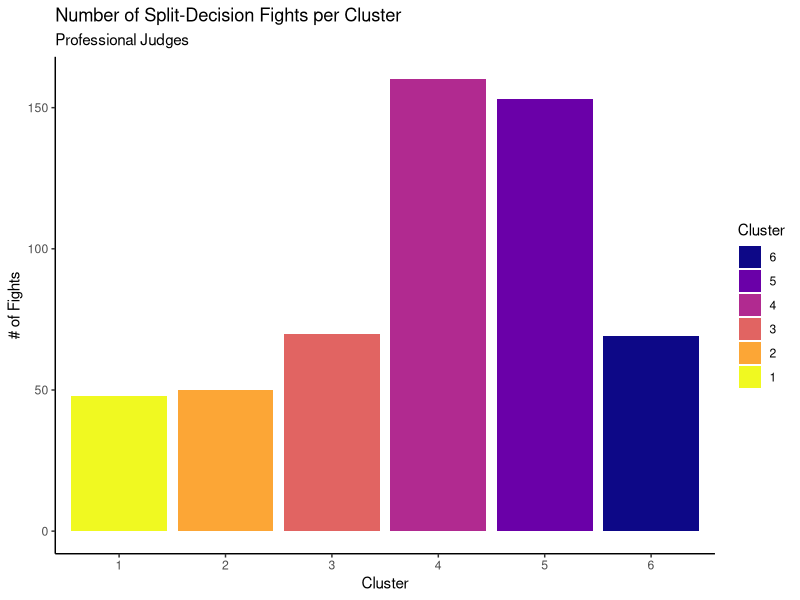
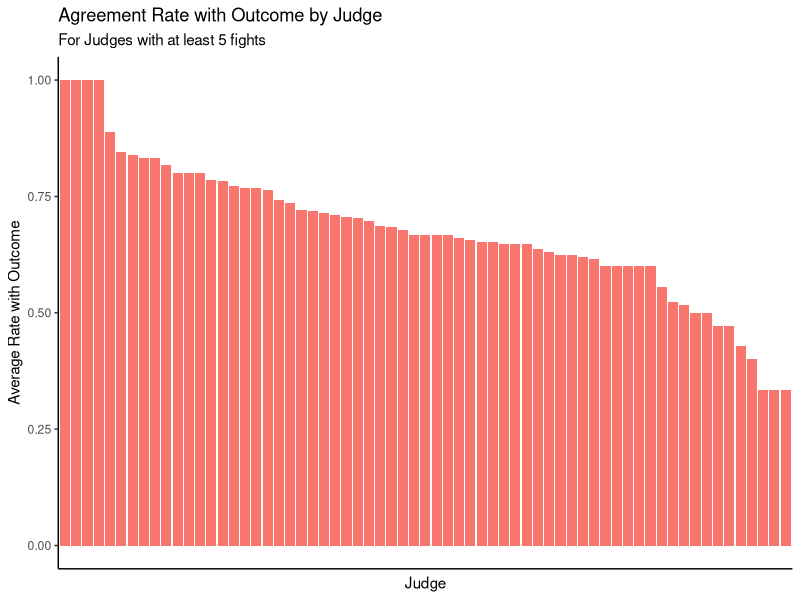
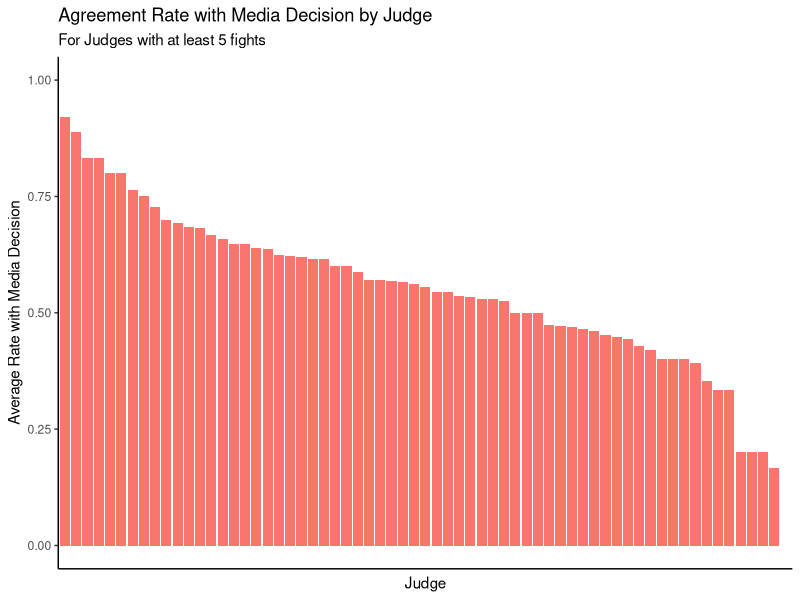
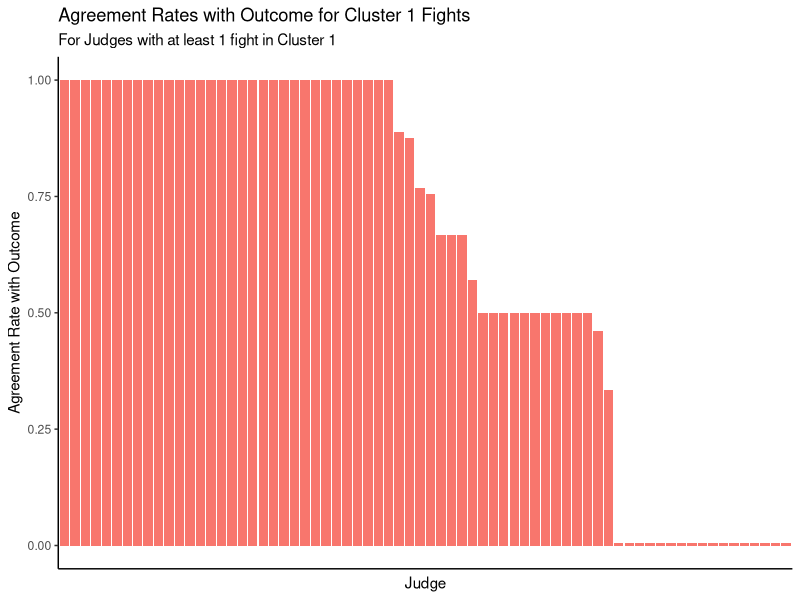
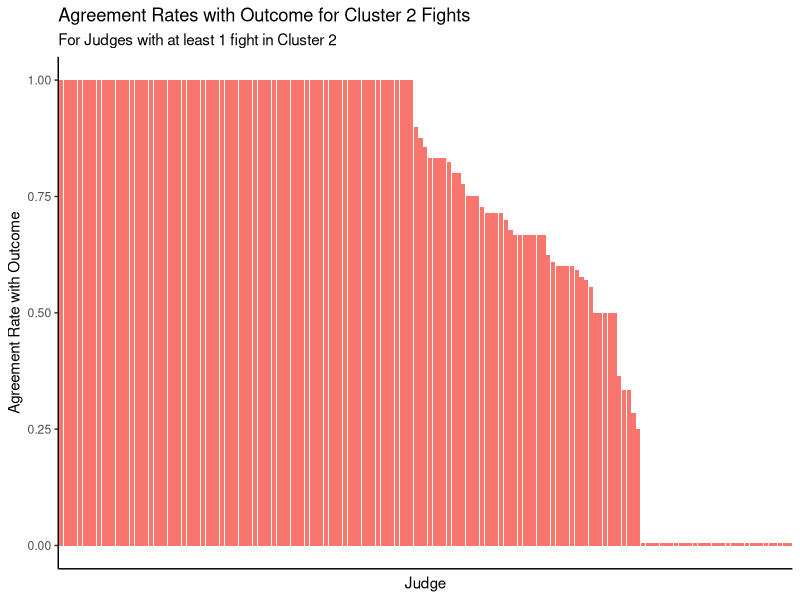
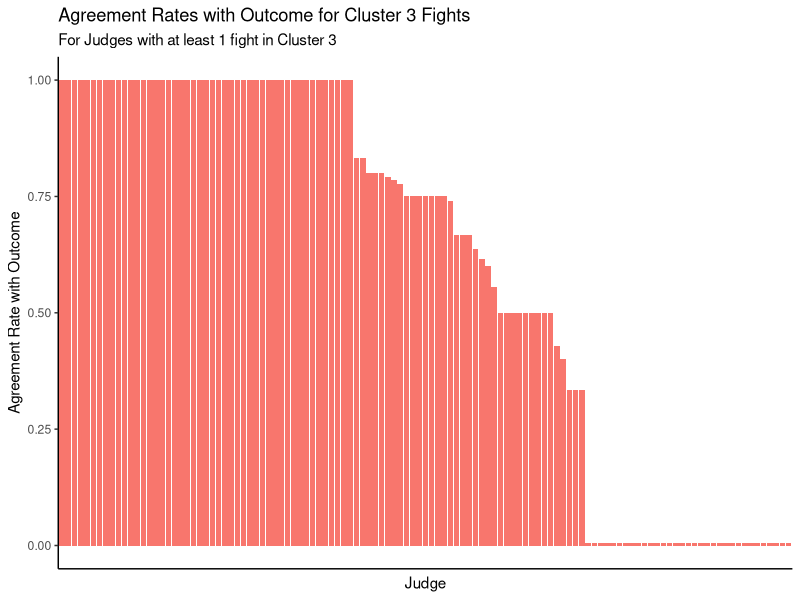
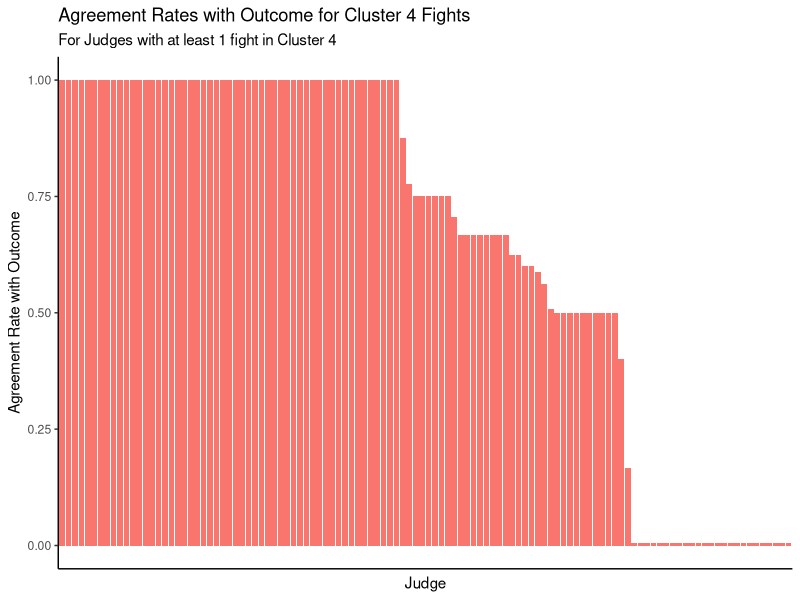
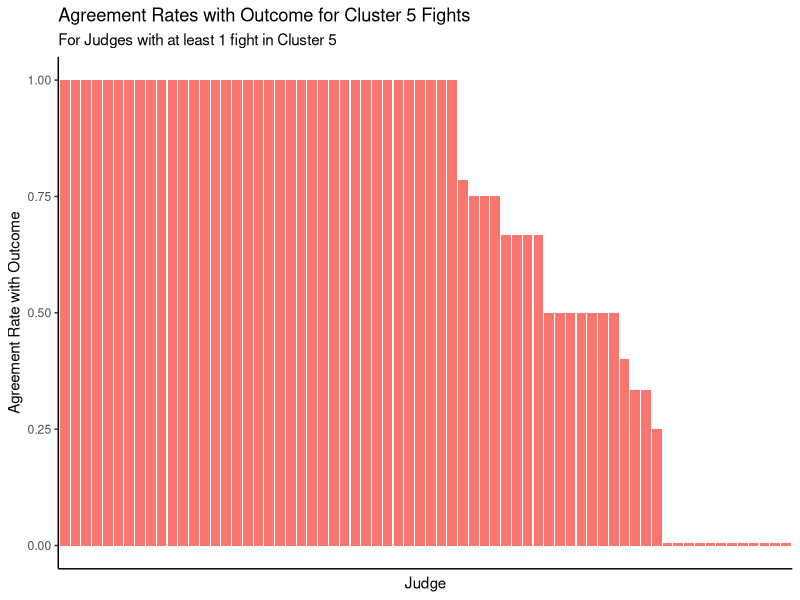

The R source for these figures, in order:
library(tidyverse)
library(readxl)
library(ggplot2)
library(ggsci)
library(cowplot)
library(reshape2)
library(viridis)
################################################################################
setwd("~/Documents/MIT/15.285_Sports_Analytics/Sports")
################################################################################
### Judge IDs
ids <- read_csv("unique_judges.csv")
names(ids) <- c("ID", "Judge Name")

media_df <- data.frame(ID=-1,
                       Judge_Name="Media")
names(media_df) <- c("ID", "Judge Name")

ids <- rbind(ids, media_df)
rm(media_df)

### average_agreements.csv -> judge agreement with fight outcome
agreements <- read_csv("average_agreements.csv")
agreements <- agreements[, -1]
agreements <- merge(x=ids %>% filter(`Judge Name` != "Media"),
                    y=agreements,
                    on="Judge Name")

### average_agreements_media.csv -> judge agreement with media
media_agreements <- read_csv("average_agreements_media.csv")
media_agreements <- media_agreements[, -1]
media_agreements <- merge(x=ids %>% filter(`Judge Name` != "Media"),
                          y=media_agreements,
                          on="Judge Name")

### analysis.csv -> table of statistics of fights (w/ cluster numbers)
analysis <- read_csv("analysis.csv")
analysis <- analysis[, -1]

### judges_stats_per_cluster.csv -> judge agreement stats per cluster
judge_stats <- read_csv("judges_stats_per_cluster.csv")
judge_stats <- judge_stats[, -1]
judge_stats <- merge(x=ids,
                     y=judge_stats,
                     by.x="Judge Name",
                     by.y="Judge")
################################################################################
### Number of Fights by Cluster
ggplot(data=analysis %>% mutate(Cluster = Cluster+1), aes(x=as.factor(Cluster), group=as.factor(Cluster), fill=as.factor(reorder(Cluster, desc(Cluster))))) +
    geom_bar() +
    scale_fill_viridis(option="plasma", discrete=TRUE) +
    labs(x="Cluster",
         y="# of Fights",
         fill="Cluster",
         title="Number of Split-Decision Fights per Cluster",
         subtitle="Professional Judges") +
    theme_classic()
ggsave(filename="professional_judge_votes_histogram.png", path="figures")

### Graph for % Agreement of Outcome by Judge
agreements_plot <- agreements %>%
    filter(Count >= 5)
ggplot(data=agreements_plot, aes(x=as.factor(reorder(ID, desc(Average_Agreement))), y=Average_Agreement, fill="Red")) +
    geom_col() +
    theme_classic() +
    theme(legend.position="none",
          axis.text.x=element_blank(),
          axis.ticks.x=element_blank()) +
    labs(x="Judge",
         y="Average Rate with Outcome",
         title="Agreement Rate with Outcome by Judge",
         subtitle="For Judges with at least 5 fights") +
    ylim(0, 1)
ggsave(filename="agreement_rate_by_judge_outcome_all_clusters.png", path="figures")

### Graph for % Agreement of Media by Judge
media_agreements_plot <- media_agreements %>%
    filter(Count >= 5)
ggplot(data=media_agreements_plot, aes(x=as.factor(reorder(ID, desc(Average_Agreement))), y=Average_Agreement, fill="Red")) +
    geom_col() +
    theme_classic() +
    theme(legend.position="none",
          axis.text.x=element_blank(),
          axis.ticks.x=element_blank()) +
    labs(x="Judge",
         y="Average Rate with Media Decision",
         title="Agreement Rate with Media Decision by Judge",
         subtitle="For Judges with at least 5 fights") +
    ylim(0, 1)
ggsave(filename="agreement_rate_by_judge_media_all_clusters.png", path="figures")

### Graph for % Agreement of Outcome by Judge, by Cluster
# Cluster 1
ggplot(data=judge_stats %>%
           filter(Cluster_0_Prop != -1) %>%
           mutate(Cluster_0_Prop = ifelse(Cluster_0_Prop == 0, 0.005, Cluster_0_Prop)),
       aes(x=as.factor(reorder(ID, desc(Cluster_0_Prop))),
           y=Cluster_0_Prop,
           fill="Red")) +
    geom_col() +
    theme_classic() +
    theme(legend.position="none",
          axis.text.x=element_blank(),
          axis.ticks.x=element_blank()) +
    labs(x="Judge",
         y="Agreement Rate with Outcome",
         title="Agreement Rates with Outcome for Cluster 1 Fights",
         subtitle="For Judges with at least 1 fight in Cluster 1")
ggsave(filename="agreement_rate_by_judge_outcome_cluster_1.png", path="figures")

# Cluster 2
ggplot(data=judge_stats %>%
            filter(Cluster_1_Prop != -1) %>%
            mutate(Cluster_1_Prop = ifelse(Cluster_1_Prop == 0, 0.005, Cluster_1_Prop)),
       aes(x=as.factor(reorder(ID, desc(Cluster_1_Prop))),
           y=Cluster_1_Prop,
           fill="Red")) +
    geom_col() +
    theme_classic() +
    theme(legend.position="none",
          axis.text.x=element_blank(),
          axis.ticks.x=element_blank()) +
    labs(x="Judge",
         y="Agreement Rate with Outcome",
         title="Agreement Rates with Outcome for Cluster 2 Fights",
         subtitle="For Judges with at least 1 fight in Cluster 2")
ggsave(filename="agreement_rate_by_judge_outcome_cluster_2.png", path="figures")

# Cluster 3
ggplot(data=judge_stats %>%
           filter(Cluster_2_Prop != -1) %>%
           mutate(Cluster_2_Prop = ifelse(Cluster_2_Prop == 0, 0.005, Cluster_2_Prop)),
       aes(x=as.factor(reorder(ID, desc(Cluster_2_Prop))),
           y=Cluster_2_Prop,
           fill="Red")) +
    geom_col() +
    theme_classic() +
    theme(legend.position="none",
          axis.text.x=element_blank(),
          axis.ticks.x=element_blank()) +
    labs(x="Judge",
         y="Agreement Rate with Outcome",
         title="Agreement Rates with Outcome for Cluster 3 Fights",
         subtitle="For Judges with at least 1 fight in Cluster 3")
ggsave(filename="agreement_rate_by_judge_outcome_cluster_3.png", path="figures")

# Cluster 4
ggplot(data=judge_stats %>%
           filter(Cluster_3_Prop != -1) %>%
           mutate(Cluster_3_Prop = ifelse(Cluster_3_Prop == 0, 0.005, Cluster_3_Prop)),
       aes(x=as.factor(reorder(ID, desc(Cluster_3_Prop))),
           y=Cluster_3_Prop,
           fill="Red")) +
    geom_col() +
    theme_classic() +
    theme(legend.position="none",
          axis.text.x=element_blank(),
          axis.ticks.x=element_blank()) +
    labs(x="Judge",
         y="Agreement Rate with Outcome",
         title="Agreement Rates with Outcome for Cluster 4 Fights",
         subtitle="For Judges with at least 1 fight in Cluster 4")
ggsave(filename="agreement_rate_by_judge_outcome_cluster_4.png", path="figures")

# Cluster 5
ggplot(data=judge_stats %>%
           filter(Cluster_4_Prop != -1) %>%
           mutate(Cluster_4_Prop = ifelse(Cluster_4_Prop == 0, 0.005, Cluster_4_Prop)),
       aes(x=as.factor(reorder(ID, desc(Cluster_4_Prop))),
           y=Cluster_4_Prop,
           fill="Red")) +
    geom_col() +
    theme_classic() +
    theme(legend.position="none",
          axis.text.x=element_blank(),
          axis.ticks.x=element_blank()) +
    labs(x="Judge",
         y="Agreement Rate with Outcome",
         title="Agreement Rates with Outcome for Cluster 5 Fights",
         subtitle="For Judges with at least 1 fight in Cluster 5")
ggsave(filename="agreement_rate_by_judge_outcome_cluster_5.png", path="figures")

# Cluster 6
ggplot(data=judge_stats %>%
           filter(Cluster_5_Prop != -1) %>%
           mutate(Cluster_5_Prop = ifelse(Cluster_5_Prop == 0, 0.005, Cluster_5_Prop)),
       aes(x=as.factor(reorder(ID, desc(Cluster_5_Prop))),
           y=Cluster_5_Prop,
           fill="Red")) +
    geom_col() +
    theme_classic() +
    theme(legend.position="none",
          axis.text.x=element_blank(),
          axis.ticks.x=element_blank()) +
    labs(x="Judge",
         y="Agreement Rate with Outcome",
         title="Agreement Rates with Outcome for Cluster 6 Fights",
         subtitle="For Judges with at least 1 fight in Cluster 6")
ggsave(filename="agreement_rate_by_judge_outcome_cluster_6.png", path="figures")

### Graph for % Agreement of Media by Judge, by Cluster
# Cluster 1
ggplot(data=judge_stats %>%
           filter(Cluster_0_Prop_media != -1) %>%
           mutate(Cluster_0_Prop_media = ifelse(Cluster_0_Prop_media == 0, 0.005, Cluster_0_Prop_media)),
       aes(x=as.factor(reorder(ID, desc(Cluster_0_Prop_media))),
           y=Cluster_0_Prop_media,
           fill="Red")) +
    geom_col() +
    theme_classic() +
    theme(legend.position="none",
          axis.text.x=element_blank(),
          axis.ticks.x=element_blank()) +
    labs(x="Judge",
         y="Agreement Rate with Media Decision",
         title="Agreement Rates with Media Decision for Cluster 1 Fights",
         subtitle="For Judges with at least 1 fight in Cluster 1")
ggsave(filename="agreement_rate_by_judge_media_cluster_1.png", path="figures")

# Cluster 2
ggplot(data=judge_stats %>%
           filter(Cluster_1_Prop_media != -1) %>%
           mutate(Cluster_1_Prop_media = ifelse(Cluster_1_Prop_media == 0, 0.005, Cluster_1_Prop_media)),
       aes(x=as.factor(reorder(ID, desc(Cluster_1_Prop_media))),
           y=Cluster_1_Prop_media,
           fill="Red")) +
    geom_col() +
    theme_classic() +
    theme(legend.position="none",
          axis.text.x=element_blank(),
          axis.ticks.x=element_blank()) +
    labs(x="Judge",
         y="Agreement Rate with Media Decision",
         title="Agreement Rates with Media Decision for Cluster 2 Fights",
         subtitle="For Judges with at least 1 fight in Cluster 2")
ggsave(filename="agreement_rate_by_judge_media_cluster_2.png", path="figures")

# Cluster 3
ggplot(data=judge_stats %>%
           filter(Cluster_2_Prop_media != -1) %>%
           mutate(Cluster_2_Prop_media = ifelse(Cluster_2_Prop_media == 0, 0.005, Cluster_2_Prop_media)),
       aes(x=as.factor(reorder(ID, desc(Cluster_2_Prop_media))),
           y=Cluster_2_Prop_media,
           fill="Red")) +
    geom_col() +
    theme_classic() +
    theme(legend.position="none",
          axis.text.x=element_blank(),
          axis.ticks.x=element_blank()) +
    labs(x="Judge",
         y="Agreement Rate with Media Decision",
         title="Agreement Rates with Media Decision for Cluster 3 Fights",
         subtitle="For Judges with at least 1 fight in Cluster 3")
ggsave(filename="agreement_rate_by_judge_media_cluster_3.png", path="figures")

# Cluster 4
ggplot(data=judge_stats %>%
           filter(Cluster_3_Prop_media != -1) %>%
           mutate(Cluster_3_Prop_media = ifelse(Cluster_3_Prop_media == 0, 0.005, Cluster_3_Prop_media)),
       aes(x=as.factor(reorder(ID, desc(Cluster_3_Prop_media))),
           y=Cluster_3_Prop_media,
           fill="Red")) +
    geom_col() +
    theme_classic() +
    theme(legend.position="none",
          axis.text.x=element_blank(),
          axis.ticks.x=element_blank()) +
    labs(x="Judge",
         y="Agreement Rate with Media Decision",
         title="Agreement Rates with Media Decision for Cluster 4 Fights",
         subtitle="For Judges with at least 1 fight in Cluster 4")
ggsave(filename="agreement_rate_by_judge_media_cluster_4.png", path="figures")

# Cluster 5
ggplot(data=judge_stats %>%
           filter(Cluster_4_Prop_media != -1) %>%
           mutate(Cluster_4_Prop_media = ifelse(Cluster_4_Prop_media == 0, 0.005, Cluster_4_Prop_media)),
       aes(x=as.factor(reorder(ID, desc(Cluster_4_Prop_media))),
           y=Cluster_4_Prop_media,
           fill="Red")) +
    geom_col() +
    theme_classic() +
    theme(legend.position="none",
          axis.text.x=element_blank(),
          axis.ticks.x=element_blank()) +
    labs(x="Judge",
         y="Agreement Rate with Media Decision",
         title="Agreement Rates with Media Decision for Cluster 5 Fights",
         subtitle="For Judges with at least 1 fight in Cluster 5")
ggsave(filename="agreement_rate_by_judge_media_cluster_5.png", path="figures")

# Cluster 6
ggplot(data=judge_stats %>%
           filter(Cluster_5_Prop_media != -1) %>%
           mutate(Cluster_5_Prop_media = ifelse(Cluster_5_Prop_media == 0, 0.005, Cluster_5_Prop_media)),
       aes(x=as.factor(reorder(ID, desc(Cluster_5_Prop_media))),
           y=Cluster_5_Prop_media,
           fill="Red")) +
    geom_col() +
    theme_classic() +
    theme(legend.position="none",
          axis.text.x=element_blank(),
          axis.ticks.x=element_blank()) +
    labs(x="Judge",
         y="Agreement Rate with Media Decision",
         title="Agreement Rates with Media Decision for Cluster 6 Fights",
         subtitle="For Judges with at least 1 fight in Cluster 6")
ggsave(filename="agreement_rate_by_judge_media_cluster_6.png", path="figures")

### Graph for % Agreement of Media, by Cluster
media_plot <- judge_stats %>%
    filter(`Judge Name` == "Media") %>%
    melt() %>%
    mutate(Cluster=if_else(grepl("_0_", variable, fixed=TRUE), 1,
                   if_else(grepl("_1_", variable, fixed=TRUE), 2,
                   if_else(grepl("_2_", variable, fixed=TRUE), 3,
                   if_else(grepl("_3_", variable, fixed=TRUE), 4,
                   if_else(grepl("_4_", variable, fixed=TRUE), 5,
                   if_else(grepl("_5_", variable, fixed=TRUE), 6, -1)))))),
           type=if_else(grepl("_Count", variable, fixed=TRUE), "Count",
                if_else(grepl("_Prop_media", variable, fixed=TRUE), "Prop_Media",
                if_else(grepl("_Prop", variable, fixed=TRUE), "Prop", "Other")))) %>%
    dcast(`Judge Name` + Cluster ~ type) %>%
    select(`Judge Name`, Cluster, Count, Prop) %>%
    filter(Cluster != -1)
ggsave(filename="agreement_rate_media_with_outcome_all_clusters.png", path="figures")

# Count of Media Votes per Cluster
ggplot(data=media_plot,
       aes(x=as.factor(Cluster),
           y=Count,
           group=as.factor(Cluster),
           fill=as.factor(reorder(Cluster, desc(Cluster))))) +
    geom_col() +
    scale_fill_viridis(option="plasma", discrete=TRUE) +
    labs(x="Cluster",
         y="# of Fights",
         fill="Cluster",
         title="Number of Split-Decision Fights per Cluster",
         subtitle="Media Scoring") +
    theme_classic()
ggsave(filename="media_votes_histogram.png", path="figures")

# Agreement Proportion of Media per Cluster
ggplot(data=media_plot,
       aes(x=as.factor(Cluster),
           y=Prop,
           group=as.factor(Cluster),
           fill=as.factor(reorder(Cluster, desc(Cluster))))) +
    geom_col() +
    scale_fill_viridis(option="plasma", discrete=TRUE) +
    labs(x="Cluster",
         y="Agreement Rate of Outcome",
         fill="Cluster",
         title="Agreement Rate with Outcome by Cluster",
         subtitle="Media Scoring") +
    theme_classic()
ggsave(filename="agreement_rate_media_with_outcome_by_cluster", path="figures")
################################################################################